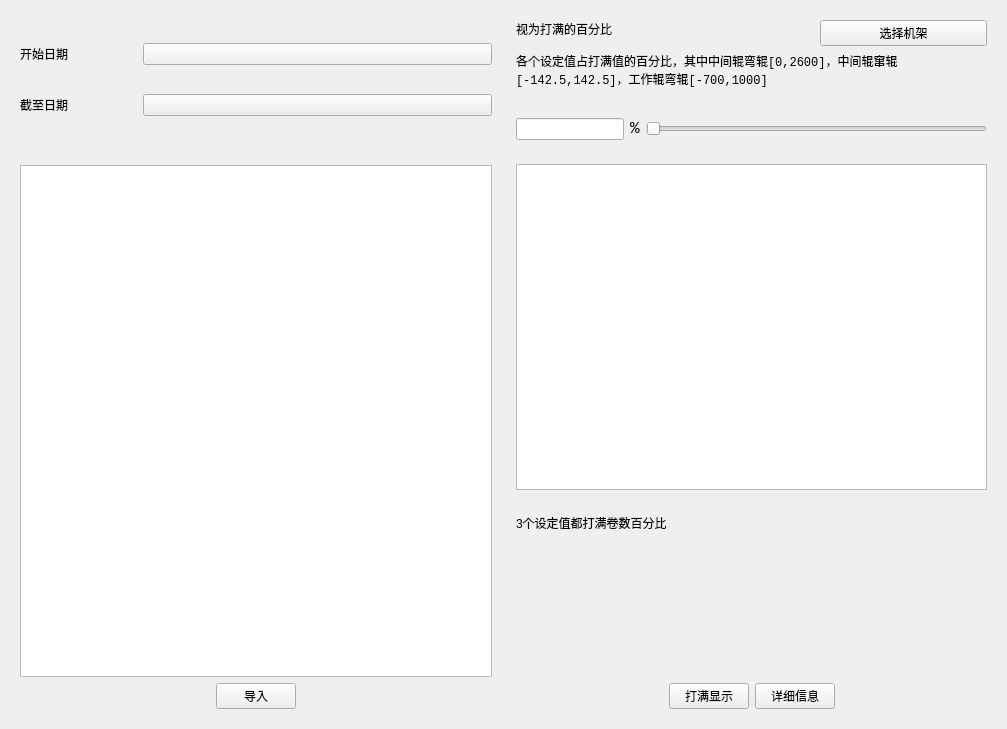
<?xml version="1.0" encoding="UTF-8"?>
<ui version="4.0">
 <class>BUREvaluate</class>
 <widget class="QWidget" name="BUREvaluate">
  <property name="geometry">
   <rect>
    <x>0</x>
    <y>0</y>
    <width>1007</width>
    <height>729</height>
   </rect>
  </property>
  <property name="windowTitle">
   <string>BUR辊形评价</string>
  </property>
  <layout class="QGridLayout" name="gridLayout">
   <item row="0" column="0">
    <widget class="CardWidget" name="CardWidget_7">
     <layout class="QVBoxLayout" name="verticalLayout_2" stretch="2,13">
      <property name="spacing">
       <number>7</number>
      </property>
      <property name="leftMargin">
       <number>0</number>
      </property>
      <property name="topMargin">
       <number>0</number>
      </property>
      <property name="rightMargin">
       <number>0</number>
      </property>
      <property name="bottomMargin">
       <number>0</number>
      </property>
      <item>
       <widget class="CardWidget" name="CardWidget_8">
        <property name="minimumSize">
         <size>
          <width>0</width>
          <height>138</height>
         </size>
        </property>
        <layout class="QGridLayout" name="gridLayout_4" columnstretch="1,3">
         <item row="0" column="0">
          <widget class="CaptionLabel" name="CaptionLabel_5">
           <property name="font">
            <font>
             <pointsize>9</pointsize>
             <weight>50</weight>
             <bold>false</bold>
            </font>
           </property>
           <property name="text">
            <string>开始日期</string>
           </property>
          </widget>
         </item>
         <item row="0" column="1">
          <widget class="CalendarPicker" name="CalendarPicker_3"/>
         </item>
         <item row="1" column="0">
          <widget class="CaptionLabel" name="CaptionLabel_6">
           <property name="font">
            <font>
             <pointsize>9</pointsize>
             <weight>50</weight>
             <bold>false</bold>
            </font>
           </property>
           <property name="text">
            <string>截至日期</string>
           </property>
          </widget>
         </item>
         <item row="1" column="1">
          <widget class="CalendarPicker" name="CalendarPicker_4"/>
         </item>
        </layout>
       </widget>
      </item>
      <item>
       <widget class="CardWidget" name="CardWidget_9">
        <layout class="QGridLayout" name="gridLayout_7">
         <item row="1" column="2">
          <spacer name="horizontalSpacer_6">
           <property name="orientation">
            <enum>Qt::Horizontal</enum>
           </property>
           <property name="sizeHint" stdset="0">
            <size>
             <width>132</width>
             <height>20</height>
            </size>
           </property>
          </spacer>
         </item>
         <item row="1" column="1">
          <widget class="PrimaryPushButton" name="importPushButtonBUR">
           <property name="sizePolicy">
            <sizepolicy hsizetype="Fixed" vsizetype="Fixed">
             <horstretch>0</horstretch>
             <verstretch>0</verstretch>
            </sizepolicy>
           </property>
           <property name="text">
            <string>导入</string>
           </property>
          </widget>
         </item>
         <item row="0" column="0" colspan="3">
          <widget class="TableView" name="preViewTableBUR"/>
         </item>
         <item row="1" column="0">
          <spacer name="horizontalSpacer_5">
           <property name="orientation">
            <enum>Qt::Horizontal</enum>
           </property>
           <property name="sizeHint" stdset="0">
            <size>
             <width>133</width>
             <height>20</height>
            </size>
           </property>
          </spacer>
         </item>
        </layout>
       </widget>
      </item>
     </layout>
    </widget>
   </item>
   <item row="0" column="1">
    <widget class="CardWidget" name="CardWidget_10">
     <layout class="QVBoxLayout" name="verticalLayout_3" stretch="2,13">
      <property name="leftMargin">
       <number>0</number>
      </property>
      <property name="topMargin">
       <number>0</number>
      </property>
      <property name="rightMargin">
       <number>0</number>
      </property>
      <item>
       <widget class="CardWidget" name="CardWidget_11">
        <property name="minimumSize">
         <size>
          <width>0</width>
          <height>138</height>
         </size>
        </property>
        <layout class="QGridLayout" name="gridLayout_8">
         <item row="0" column="0" colspan="3">
          <widget class="SubtitleLabel" name="SubtitleLabel_2">
           <property name="text">
            <string>视为打满的百分比</string>
           </property>
           <property name="alignment">
            <set>Qt::AlignLeading|Qt::AlignLeft|Qt::AlignTop</set>
           </property>
          </widget>
         </item>
         <item row="0" column="3">
          <widget class="ComboBox" name="ComboBoxBUR">
           <property name="text">
            <string>选择机架</string>
           </property>
          </widget>
         </item>
         <item row="1" column="0" colspan="4">
          <widget class="CaptionLabel" name="CaptionLabel_7">
           <property name="sizePolicy">
            <sizepolicy hsizetype="Expanding" vsizetype="Preferred">
             <horstretch>0</horstretch>
             <verstretch>0</verstretch>
            </sizepolicy>
           </property>
           <property name="font">
            <font>
             <family>Consolas</family>
             <pointsize>9</pointsize>
             <weight>50</weight>
             <bold>false</bold>
            </font>
           </property>
           <property name="text">
            <string>各个设定值占打满值的百分比，其中中间辊弯辊[0,2600]，中间辊窜辊[-142.5,142.5]，工作辊弯辊[-700,1000]</string>
           </property>
           <property name="alignment">
            <set>Qt::AlignLeading|Qt::AlignLeft|Qt::AlignTop</set>
           </property>
           <property name="wordWrap">
            <bool>true</bool>
           </property>
          </widget>
         </item>
         <item row="2" column="0">
          <widget class="LineEdit" name="LineEditBUR">
           <property name="sizePolicy">
            <sizepolicy hsizetype="Maximum" vsizetype="Fixed">
             <horstretch>0</horstretch>
             <verstretch>0</verstretch>
            </sizepolicy>
           </property>
          </widget>
         </item>
         <item row="2" column="1">
          <widget class="CaptionLabel" name="CaptionLabel_8">
           <property name="sizePolicy">
            <sizepolicy hsizetype="Maximum" vsizetype="Fixed">
             <horstretch>0</horstretch>
             <verstretch>0</verstretch>
            </sizepolicy>
           </property>
           <property name="font">
            <font>
             <family>Consolas</family>
             <pointsize>12</pointsize>
             <weight>50</weight>
             <bold>false</bold>
            </font>
           </property>
           <property name="text">
            <string>%</string>
           </property>
          </widget>
         </item>
         <item row="2" column="2" colspan="2">
          <widget class="Slider" name="SliderBUR">
           <property name="sizePolicy">
            <sizepolicy hsizetype="Expanding" vsizetype="Fixed">
             <horstretch>0</horstretch>
             <verstretch>0</verstretch>
            </sizepolicy>
           </property>
           <property name="orientation">
            <enum>Qt::Horizontal</enum>
           </property>
          </widget>
         </item>
        </layout>
       </widget>
      </item>
      <item>
       <layout class="QVBoxLayout" name="verticalLayout" stretch="2,1,0">
        <item>
         <widget class="CardWidget" name="CardWidget">
          <layout class="QHBoxLayout" name="horizontalLayout_3">
           <item>
            <widget class="TableView" name="highValueTableBUR"/>
           </item>
          </layout>
         </widget>
        </item>
        <item>
         <widget class="CardWidget" name="CardWidget_12">
          <layout class="QGridLayout" name="gridLayout_9">
           <item row="1" column="0" colspan="2">
            <widget class="CaptionLabel" name="SpecificLabelBUR">
             <property name="font">
              <font>
               <pointsize>12</pointsize>
               <weight>50</weight>
               <bold>false</bold>
              </font>
             </property>
             <property name="text">
              <string/>
             </property>
             <property name="alignment">
              <set>Qt::AlignLeading|Qt::AlignLeft|Qt::AlignTop</set>
             </property>
            </widget>
           </item>
           <item row="0" column="0">
            <widget class="SubtitleLabel" name="SubtitleLabel_3">
             <property name="text">
              <string>3个设定值都打满卷数百分比</string>
             </property>
             <property name="alignment">
              <set>Qt::AlignLeading|Qt::AlignLeft|Qt::AlignTop</set>
             </property>
            </widget>
           </item>
           <item row="0" column="1">
            <widget class="SubtitleLabel" name="PercentLabelBUR">
             <property name="text">
              <string/>
             </property>
             <property name="alignment">
              <set>Qt::AlignLeading|Qt::AlignLeft|Qt::AlignTop</set>
             </property>
            </widget>
           </item>
          </layout>
         </widget>
        </item>
        <item>
         <layout class="QHBoxLayout" name="horizontalLayout_2">
          <item>
           <spacer name="horizontalSpacer_8">
            <property name="orientation">
             <enum>Qt::Horizontal</enum>
            </property>
            <property name="sizeHint" stdset="0">
             <size>
              <width>99</width>
              <height>20</height>
             </size>
            </property>
           </spacer>
          </item>
          <item>
           <widget class="PrimaryPushButton" name="displayPushButtonBUR">
            <property name="text">
             <string>打满显示</string>
            </property>
           </widget>
          </item>
          <item>
           <widget class="PrimaryPushButton" name="moreInfoPushButtonBUR">
            <property name="text">
             <string>详细信息</string>
            </property>
           </widget>
          </item>
          <item>
           <spacer name="horizontalSpacer_7">
            <property name="orientation">
             <enum>Qt::Horizontal</enum>
            </property>
            <property name="sizeHint" stdset="0">
             <size>
              <width>99</width>
              <height>20</height>
             </size>
            </property>
           </spacer>
          </item>
         </layout>
        </item>
       </layout>
      </item>
     </layout>
    </widget>
   </item>
  </layout>
 </widget>
 <customwidgets>
  <customwidget>
   <class>ComboBox</class>
   <extends>QPushButton</extends>
   <header>qfluentwidgets</header>
  </customwidget>
  <customwidget>
   <class>PushButton</class>
   <extends>QPushButton</extends>
   <header>qfluentwidgets</header>
  </customwidget>
  <customwidget>
   <class>PrimaryPushButton</class>
   <extends>PushButton</extends>
   <header>qfluentwidgets</header>
  </customwidget>
  <customwidget>
   <class>Slider</class>
   <extends>QSlider</extends>
   <header>qfluentwidgets</header>
  </customwidget>
  <customwidget>
   <class>CardWidget</class>
   <extends>QFrame</extends>
   <header>qfluentwidgets</header>
   <container>1</container>
  </customwidget>
  <customwidget>
   <class>CalendarPicker</class>
   <extends>QPushButton</extends>
   <header>qfluentwidgets</header>
  </customwidget>
  <customwidget>
   <class>CaptionLabel</class>
   <extends>QLabel</extends>
   <header>qfluentwidgets</header>
  </customwidget>
  <customwidget>
   <class>SubtitleLabel</class>
   <extends>QLabel</extends>
   <header>qfluentwidgets</header>
  </customwidget>
  <customwidget>
   <class>LineEdit</class>
   <extends>QLineEdit</extends>
   <header>qfluentwidgets</header>
  </customwidget>
  <customwidget>
   <class>TableView</class>
   <extends>QTableView</extends>
   <header>qfluentwidgets</header>
  </customwidget>
 </customwidgets>
 <resources/>
 <connections/>
</ui>
